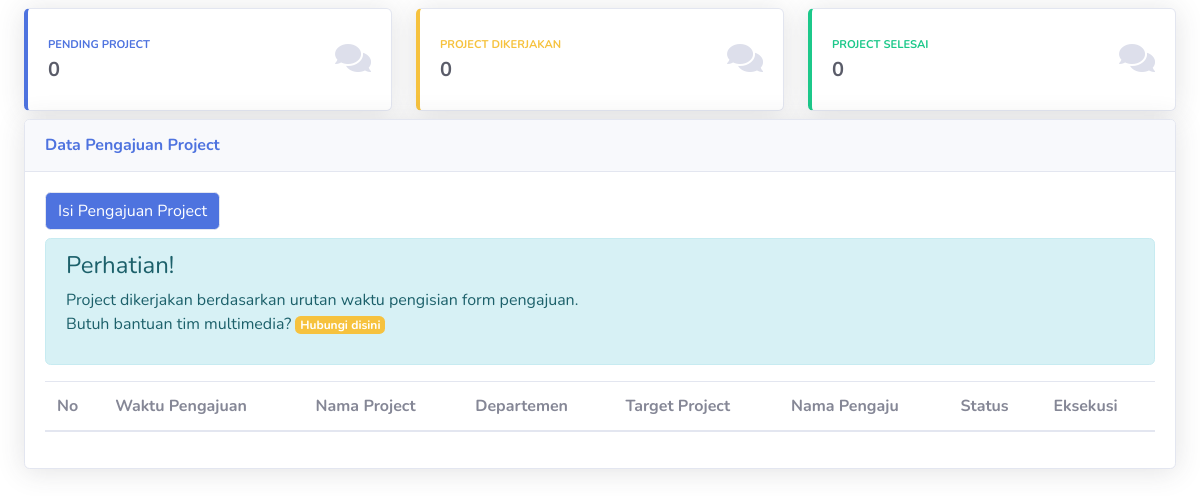
Before: / with the older database file.
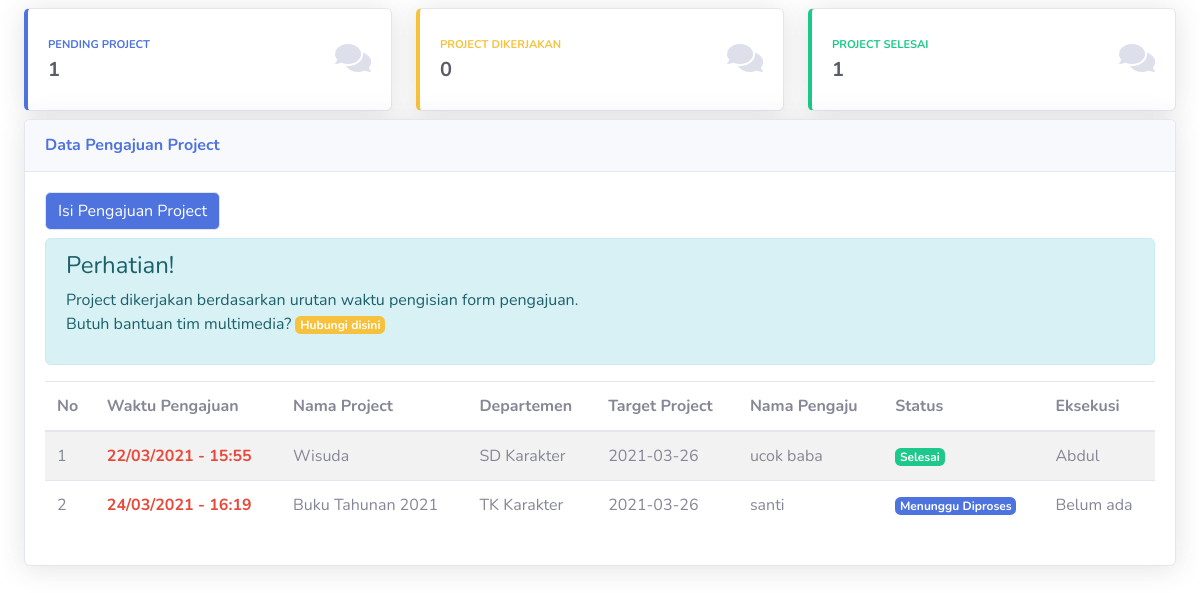
After: the same page with the newer database file.
### tables this page shows
CREATE TABLE `pengajuan` (
  `id` int(11) NOT NULL,
  `nama` varchar(120) NOT NULL,
  `id_departemen` int(11) NOT NULL,
  `id_pegawai` int(11) DEFAULT NULL,
  `nama_project` varchar(255) NOT NULL,
  `deskripsi` text NOT NULL,
  `storyboard` text NOT NULL,
  `target_project` varchar(255) NOT NULL,
  `link` text DEFAULT NULL,
  `id_jenis_project` longtext NOT NULL,
  `waktu_pengajuan` varchar(50) NOT NULL,
  `status` enum('Menunggu Diproses','Sedang Dikerjakan','Selesai') NOT NULL
);

CREATE TABLE `departemen` (
  `id_departemen` int(11) NOT NULL,
  `nama_departemen` varchar(255) NOT NULL
);

CREATE TABLE `pegawai` (
  `id_pegawai` int(11) NOT NULL,
  `nama_pegawai` varchar(250) NOT NULL,
  `no_telp` varchar(20) NOT NULL,
  `foto` text DEFAULT NULL
);

### application/controllers/Home.php (called while the page is built, shortened)
<?php
class Home extends CI_Controller {
	public function __construct()
    {
        $this->load->library('form_validation');
        $this->load->model('pengajuan_model', 'pengajuan');
    }
	public function index() {
		$data = array(
			'title' => "Multimedia",
			'departemen' => $this->db->get('departemen')->result_array(),
			'jenis_project' => $this->db->get('project')->result_array(),
		);
		$menunggu = $this->db->query("SELECT * FROM `pengajuan` JOIN `departemen`
                  ON `pengajuan`.`id_departemen` = `departemen`.`id_departemen` WHERE `pengajuan`.`status` = 'Menunggu Diproses'
                ");
		$diproses = $this->db->query("SELECT * FROM `pengajuan` JOIN `departemen`
                  ON `pengajuan`.`id_departemen` = `departemen`.`id_departemen` WHERE `pengajuan`.`status` = 'Sedang Dikerjakan'
                ");
		$selesai = $this->db->query("SELECT * FROM `pengajuan` JOIN `departemen`
                  ON `pengajuan`.`id_departemen` = `departemen`.`id_departemen` WHERE `pengajuan`.`status` = 'Selesai'
                ");
		$data['statusMenunggu'] = $menunggu->num_rows();
		$data['statusDikerjakan'] = $diproses->num_rows();
		$data['statusSelesai'] = $selesai->num_rows();
		$data['waktu']=  date('d/m/Y - H:i');
        $data['pengajuan'] = $this->pengajuan->getPengajuan();
        $data['kontak'] = $this->pengajuan->getKontak();
		$this->load->view('templates/auth_header', $data);
		$this->load->view('index', $data);
		$this->load->view('templates/auth_footer', $data);
	}
}

### index.php (called while the page is built, shortened)
<?php
require_once BASEPATH.'core/CodeIgniter.php';

### application/models/pengajuan_model.php (called while the page is built, shortened)
<?php
class Pengajuan_model extends CI_Model
{
    public function getPengajuan()
    {
        $query = "SELECT * FROM `pengajuan` JOIN `departemen`
                  ON `pengajuan`.`id_departemen` = `departemen`.`id_departemen`
                  JOIN `pegawai` ON `pengajuan`.`id_pegawai` = `pegawai`.`id_pegawai`
                ";
        return $this->db->query($query)->result_array();
    }
}

### application/views/index.php (the view, shortened to what this page needs)
<body class="">
    <div class="container-fluid" id="container">
        <div class="row mt-2">
            <div class="col-xl-4 col-md-6 mb-2 card-status" >
                <div class="card border-left-primary shadow h-100 py-2" id="card-menunggu">
                    <div class="card-body">
                        <div class="row no-gutters align-items-center">
                            <div class="col mr-2">
                                <div class="text-xs font-weight-bold text-primary text-uppercase mb-1">
                                Pending Project</div>
                                <div class="h5 mb-0 font-weight-bold text-gray-800"><?= $statusMenunggu ?></div>
                            </div>
                            <div class="col-auto icon">
                                <i class="fas fa-comments fa-2x text-gray-300"></i>
                            </div>
                        </div>
                    </div>
                </div>
            </div>
            <div class="col-xl-4 col-md-6 mb-2 card-status" >
            <div class="card border-left-warning shadow h-100 py-2" id="card-dikerjakan">
                <div class="card-body">
                    <div class="row no-gutters align-items-center">
                        <div class="col mr-2">
                            <div class="text-xs font-weight-bold text-warning text-uppercase mb-1">
                            Project Dikerjakan</div>
                            <div class="h5 mb-0 font-weight-bold text-gray-800"><?= $statusDikerjakan ?></div>
                        </div>
                        <div class="col-auto icon">
                            <i class="fas fa-comments fa-2x text-gray-300"></i>
                        </div>
                    </div>
                </div>
            </div>
        </div>
        <div class="col-xl-4 col-md-6 mb-2 card-status">
        <div class="card border-left-success shadow h-100 py-2" id="card-selesai">
            <div class="card-body">
                <div class="row no-gutters align-items-center">
                    <div class="col mr-2">
                        <div class="text-xs font-weight-bold text-success text-uppercase mb-1">
                        Project Selesai</div>
                        <div class="h5 mb-0 font-weight-bold text-gray-800"><?= $statusSelesai ?></div>
                    </div>
                    <div class="col-auto icon">
                        <i class="fas fa-comments fa-2x text-gray-300"></i>
                    </div>
                </div>
            </div>
        </div>
    </div>
</div>
<div class="card shadow mb-4">
    <div class="card-header py-3">
        <h6 class="m-0 font-weight-bold text-primary">Data Pengajuan Project</h6>
    </div>
    <div class="card-body">
        <a href="<?= base_url('home/project'); ?>" class="btn btn-primary btn-md mb-2 pulse-button border" id="btn-pengajuan">Isi Pengajuan Project</a>
        <div class="alert alert-info" role="alert" id="perhatian">
            <h4 class="alert-heading">Perhatian!</h4>
            <p>Project dikerjakan berdasarkan urutan waktu pengisian form pengajuan. <br>Butuh bantuan tim multimedia? <button  class="badge badge-warning" style="border:none"data-toggle="modal" data-target="#kontakModal">Hubungi disini</button></p>
        </div>
        <div class="table-responsive" id="tabel-pengajuan" >
            <table class="table table-striped pengajuan" id="pengajuan" width="100%" cellspacing="0">
                <thead>
                    <tr>
                        <th scope="col">No</th>
                        <th scope="col">Waktu Pengajuan</th>
                        <th scope="col">Nama Project</th>
                        <th scope="col">Departemen</th>
                        <th scope="col">Target Project</th>
                        <th scope="col">Nama Pengaju</th>
                        <th scope="col">Status</th>
                        <th scope="col">Eksekusi</th>
                    </tr>
                </thead>
                <tbody>
                    <?php $no=1; ?>
                    <?php foreach ($pengajuan as $row): ?>
                    <tr>
                        <td data-label="No"><?= $no++ ?></td>
                        <td data-label="Waktu Pengajuan"><b class="text-danger"><?= $row['waktu_pengajuan']; ?></b></td>
                        <td data-label="Nama Project"><?= $row['nama_project'] ?></td>
                        <td data-label="Departemen"><?= $row['nama_departemen'] ?></td>
                        <td data-label="Target"><?= $row['target_project'] ?></td>
                        <td data-label="Nama"><?= $row['nama'] ?></td>
                        <td data-label="Status"><p class="<?php
                                if($row['status'] == 'Menunggu Diproses'){
                                    echo 'badge badge-primary mb-0';
                                } else if($row['status'] == 'Sedang Dikerjakan'){
                                    echo 'badge badge-warning mb-0';
                                } else{
                                    echo 'badge badge-success mb-0';
                                }
                         ?>" id="warna_status"><?= $row['status'] ?></p></td>
                        <td data-label="Eksekusi"><?= $row['nama_pegawai']?></td>
                    </tr>
                    <?php endforeach ?>
                </tbody>
            </table>
        </div>
    </div>
</div>
</div>

### application/views/templates/auth_header.php (shortened to what this page needs)
<!DOCTYPE html>
<html lang="en">
<head>
    <link href="<?= base_url('assets/'); ?>vendor/fontawesome-free/css/all.min.css" rel="stylesheet" type="text/css">
    <link href="<?= base_url('assets/'); ?>css/sb-admin-2.min.css" rel="stylesheet">
    <link href="<?= base_url('assets/'); ?>vendor/datatables/dataTables.bootstrap4.min.css" rel="stylesheet">
    <link href="<?= base_url('assets/'); ?>css/tabel.css" rel="stylesheet">
</head>

### application/views/templates/auth_footer.php (shortened to what this page needs)
</body>
</html>

Changed rows visible on the page:
added pengajuan: waktu_pengajuan "22/03/2021 - 15:55", nama_project "Wisuda", id_departemen.nama_departemen "SD Karakter", target_project "2021-03-26", nama "ucok baba", status "Selesai", id_pegawai.nama_pegawai "Abdul"
added pengajuan: waktu_pengajuan "24/03/2021 - 16:19", nama_project "Buku Tahunan 2021", id_departemen.nama_departemen "TK Karakter", target_project "2021-03-26", nama "santi", status "Menunggu Diproses", id_pegawai.nama_pegawai "Belum ada"
Other visible differences:
$statusMenunggu: "0" → "1"
$statusSelesai: "0" → "1"
